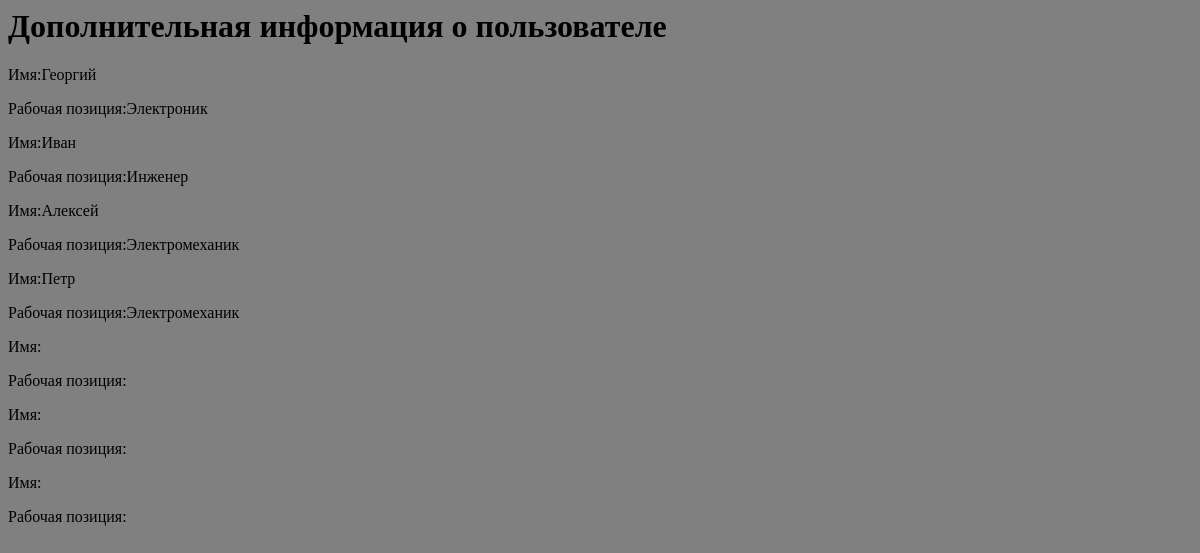
The app's page /myauth/additional-info/, older data.
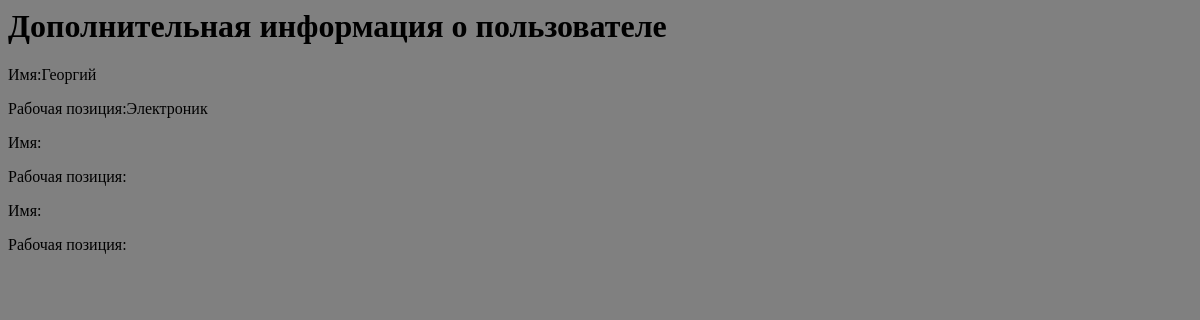
The same page, newer data.
### myauth/models.py (models this page shows)
class Profile(models.Model):
    user = models.OneToOneField(User, on_delete=models.CASCADE)
    name = models.CharField(max_length=100)
    surname = models.CharField(max_length=100, null=True)
    position = models.CharField(max_length=100)
    document = models.FileField(null=True, blank=True, upload_to=info_arduino_directory_path)

### myauth/views.py (the view)
# urls.py: path('additional-info/', AdditionalInformation.as_view(), name='additional_information'),
class AdditionalInformation(ListView):
    model = Profile
    template_name = "myauth/additional_information.html"
    context_object = "profiles"
    queryset = Profile.objects.all()

### myauth/templates/myauth/additional_information.html (shortened to what this page needs)
{% extends "myauth/base.html" %}>
{% block body %}
<h1>Дополнительная информация о пользователе</h1>
<div>
    {% if object_list%}
    {% for profile in object_list %}
    <p>Имя:{{ profile.name}}</p>
    <p>Рабочая позиция:{{ profile.position }}</p>
    {% endfor %}
    {% else %}
    <h3>Нет существующих пользователей</h3>
    {% endif %}
</div>
{% endblock %}

### myauth/templates/myauth/base.html (shortened to what this page needs)
<html lang="ru">
<head>
</head>
<body>
{% block body %}{% endblock %}
</body>
</html>

### myauth/templates/myauth/base.html (style rules this page uses)
body { background-color: gray; }

Row changes from the older to the newer data that the page shows:
removed Profile: name "Иван", position "Инженер"
removed Profile: name "Алексей", position "Электромеханик"
removed Profile: name "Петр", position "Электромеханик"
